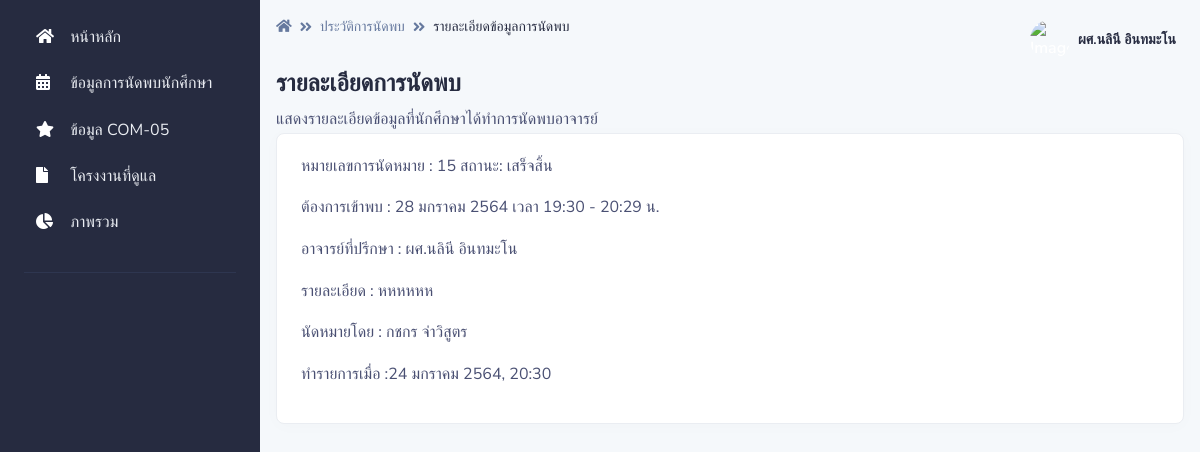
Screenshot of /pages/appoint_teacher/show.php?act=show&ID=15 (signed in) with the database file from the repository.
### tables this page shows
CREATE TABLE `appoint` (
  `appoint_id` int(255) NOT NULL,
  `project_id` int(15) NOT NULL,
  `appoint_date_start` datetime NOT NULL,
  `appoint_date_end` datetime NOT NULL,
  `apooint_minute` int(3) NOT NULL,
  `appoint_comment` varchar(255) NOT NULL,
  `teacher_id` int(15) NOT NULL,
  `appoint_status` int(2) NOT NULL,
  `recorder` int(15) NOT NULL,
  `appoint_recorder` datetime NOT NULL DEFAULT current_timestamp()
);

CREATE TABLE `appoint_status` (
  `appoint_status_id` int(2) NOT NULL,
  `appoint_status_name` varchar(255) NOT NULL,
  `appoint_status_class` varchar(255) NOT NULL,
  `color_calendar` varchar(255) NOT NULL
);

CREATE TABLE `teacher` (
  `teacher_id` int(10) NOT NULL,
  `teacher_name` varchar(255) NOT NULL,
  `teacher_email` varchar(255) NOT NULL,
  `teacher_password` varchar(255) NOT NULL,
  `teacher_photo` varchar(255) NOT NULL,
  `teacher_type` int(1) NOT NULL DEFAULT 2
);

CREATE TABLE `student` (
  `student_id` int(15) NOT NULL,
  `student_name` varchar(255) NOT NULL,
  `student_major` int(2) NOT NULL,
  `student_phone` varchar(15) NOT NULL,
  `student_email` varchar(255) NOT NULL,
  `student_password` varchar(255) NOT NULL,
  `student_photo` varchar(255) NOT NULL,
  `student_project` int(15) NOT NULL,
  `student_type` varchar(1) NOT NULL DEFAULT 'A'
);

### pages/dateth.php (called while the page is built, shortened)
<?php
	function DateTimeThai($strDateTime)
	{
		$strYear = date("Y",strtotime($strDateTime))+543;
		$strMonth= date("n",strtotime($strDateTime));
		$strDay= date("j",strtotime($strDateTime));
		$strHour= date("H",strtotime($strDateTime));
		$strMinute= date("i",strtotime($strDateTime));
		$strMonthCut = Array("","มกราคม","กุมภาพันธ์","มีนาคม","เมษายน","พฤษภาคม","มิถุนายน","กรกฎาคม","สิงหาคม","กันยายน","ตุลาคม","พฤศจิกายน","ธันวาคม");
		$strMonthThai=$strMonthCut[$strMonth];
		return "$strDay $strMonthThai $strYear, $strHour:$strMinute";
	}
    function DateThai($strDate)
	{
		$strYear = date("Y",strtotime($strDate))+543;
		$strMonth= date("n",strtotime($strDate));
		$strDay= date("j",strtotime($strDate));
		$strMonthCut = Array("","มกราคม","กุมภาพันธ์","มีนาคม","เมษายน","พฤษภาคม","มิถุนายน","กรกฎาคม","สิงหาคม","กันยายน","ตุลาคม","พฤศจิกายน","ธันวาคม");
		$strMonthThai=$strMonthCut[$strMonth];
		return "$strDay $strMonthThai $strYear";
	}
	function HourMinute($strDatetoHourMinute)
	{
		$strHour= date("H",strtotime($strDatetoHourMinute));
		$strMinute= date("i",strtotime($strDatetoHourMinute));
		return "$strHour:$strMinute";
	}
	function HourMinute1($strDatetoHourMinute1)
	{
		$strHour= date("H",strtotime($strDatetoHourMinute1));
		$strMinute= date("i",strtotime($strDatetoHourMinute1));
		return "$strHour:$strMinute";
    }
?>

### pages/appoint_teacher/show.php (the view, shortened to what this page needs)
<?php
if (!$_SESSION["TeacherID"]){
    Header("Location: ../../login_te.php");
}else{?>
<?php include '../../conn.php';?>
<!DOCTYPE html>
<html lang="en">
<head>
    <link type="text/css" href="../../vendor/@fortawesome/fontawesome-free/css/all.min.css" rel="stylesheet">
    <link type="text/css" href="../../vendor/notyf/notyf.min.css" rel="stylesheet">
    <link type="text/css" href="../../css/volt.css" rel="stylesheet">
    <?php include '../dateth.php';?>
</head>
<body>
    <?php include '../menu_te.php';?>
    <main class="content">
        <nav class="navbar navbar-top navbar-expand navbar-dashboard navbar-dark pl-0 pr-2 pb-0">
            <div class="container-fluid px-0">
                <div class="d-flex justify-content-between w-100" id="navbarSupportedContent">
                    <div class="d-flex">
                        <nav aria-label="breadcrumb">
                            <ol class="breadcrumb breadcrumb-dark breadcrumb-transparent">
                                <li class="breadcrumb-item"><a href="../teacher"><span class="fas fa-home"></span></a></li>
                                <li class="breadcrumb-item"><a href="../appoint_teacher">ประวัติการนัดพบ</a></li>
                                <li class="breadcrumb-item active" aria-current="page">รายละเอียดข้อมูลการนัดพบ</li>
                            </ol>
                        </nav>
                    </div>
                    <?php include '../navbar_te.php';?>
                </div>
            </div>
        </nav>
        <div class="py-0">
            <div class="d-flex justify-content-between w-100 flex-wrap">
                <div class="mb-3 mb-lg-0">
                    <h1 class="h4">รายละเอียดการนัดพบ</h1>
                    <p class="mb-0">แสดงรายละเอียดข้อมูลที่นักศึกษาได้ทำการนัดพบอาจารย์
                    </p>
                </div>
            </div>
        </div>
        <div class="card border-light shadow-sm mb-4">
            <div class="card-body">
            <?php
            $appoint_id = $_REQUEST["ID"];
					$sql = "SELECT
                    appoint.appoint_id,
                    appoint.project_id,
                    project.project_name,
                    appoint.appoint_date_start,
                    appoint.appoint_date_end,
                    appoint.appoint_comment,
                    appoint.teacher_id,
                    teacher.teacher_name,
                    appoint.appoint_status,
                    appoint_status.appoint_status_name,
                    appoint.recorder,
                    student.student_name,
                    appoint.appoint_recorder
                    FROM
                    appoint
                    INNER JOIN project ON appoint.project_id = project.project_id
                    INNER JOIN teacher ON appoint.teacher_id = teacher.teacher_id
                    INNER JOIN appoint_status ON appoint.appoint_status = appoint_status.appoint_status_id
                    INNER JOIN student ON student.student_project = project.project_id AND appoint.recorder = student.student_id
                    WHERE
                    appoint.appoint_id ='$appoint_id'";
					$result = $con->query($sql);
					if ($result->num_rows > 0) {
						while($row = $result->fetch_assoc()) {
                            $strDate = $row["appoint_date_start"];
                            $strDatetoHourMinute = $row["appoint_date_start"];
                            $strDatetoHourMinute1 = $row["appoint_date_end"];
                            $strDateTime = $row["appoint_recorder"];
                            echo '<p> หมายเลขการนัดหมาย : ' . $row["appoint_id"].'    สถานะ: ' . $row["appoint_status_name"].'
           <p>ต้องการเข้าพบ : '.DateThai($strDate).'   เวลา '. HourMinute($strDatetoHourMinute).'  - '. HourMinute1($strDatetoHourMinute1).' น.
           <p> อาจารย์ที่ปรึกษา : ' . $row["teacher_name"].'
           <p> รายละเอียด : ' . $row["appoint_comment"].'
           <p> นัดหมายโดย : ' . $row["student_name"].'
           <p> ทำรายการเมื่อ :'.DateTimeThai($strDateTime).' ';
}
}
?>
            </div>
        </div>
    </main>
</body>
</html>
<?php }?>

### rows the page displays
appoint: appoint_id "15", appoint_status.appoint_status_name "เสร็จสิ้น", appoint_date_start "28 มกราคม 2564", appoint_date_start "19:30", appoint_date_end "20:29", teacher.teacher_name "ผศ.นลินี อินทมะโน", appoint_comment "หหหหหห", recorder.student_name "กชกร จ่าวิสูตร", appoint_recorder "24 มกราคม 2564, 20:30"

### other values shown
$_SESSION["TeacherName"] "ผศ.นลินี อินทมะโน"
